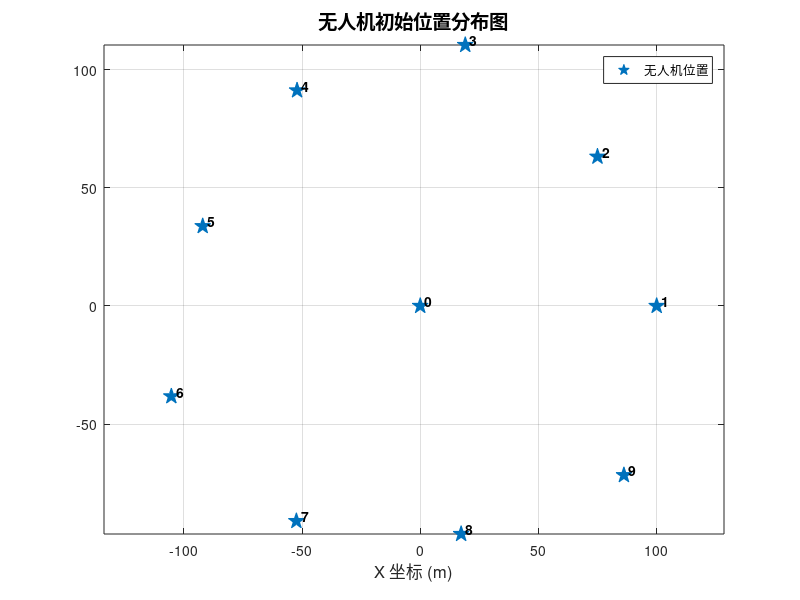

Source code (MATLAB):
clear;
clc
close all

% --- 1. 初始化环境 ---
clear;
clc;
close all;

% --- 2. 录入无人机极坐标数据 ---
% 数据格式: [无人机编号, 半径r(m), 角度theta(°)]
drone_data = [
    0,   0,      0;
    1, 100,      0;
    2,  98,   40.10;
    3, 112,   80.21;
    4, 105,  119.75;
    5,  98,  159.86;
    6, 112,  199.96;
    7, 105,  240.07;
    8,  98,  280.17;
    9, 112,  320.28
];

% 提取编号、半径和角度
ids = drone_data(:, 1);
r = drone_data(:, 2);
theta_deg = drone_data(:, 3);

% --- 3. 将极坐标转换为笛卡尔坐标 ---
% 使用 sind 和 cosd 函数，它们直接接受角度作为输入
x = r .* cosd(theta_deg);
y = r .* sind(theta_deg);

% --- 4. 绘制位置图 ---
figure('Name', '无人机初始位置图');
hold on;

% 绘制所有无人机的位置点
% 使用 'p' 标记（五角星），设置标记大小和颜色
plot(x, y, 'p', 'MarkerSize', 12, 'MarkerFaceColor', '#0072BD', 'MarkerEdgeColor', '#0072BD');

% 为每个点添加其编号标签
% text 函数用于在指定坐标处添加文本
for i = 1:length(ids)
    % 在每个点的右上方一点的位置标注编号
    text(x(i) + 2, y(i) + 2, num2str(ids(i)), 'FontSize', 10, 'FontWeight', 'bold');
end

% --- 5. 美化图形 ---
hold off;
axis equal; % 保持坐标轴比例相等，使圆形看起来不会被压扁
grid on;   % 显示网格
box on;    % 显示坐标轴边框

title('无人机初始位置分布图', 'FontSize', 14);
xlabel('X 坐标 (m)', 'FontSize', 12);
%ylabel('Y 坐标 (m)', 'FontSize', 12); change4
legend('无人机位置', 'Location', 'northeast');

a=10;%change2

b=100;%change3
%